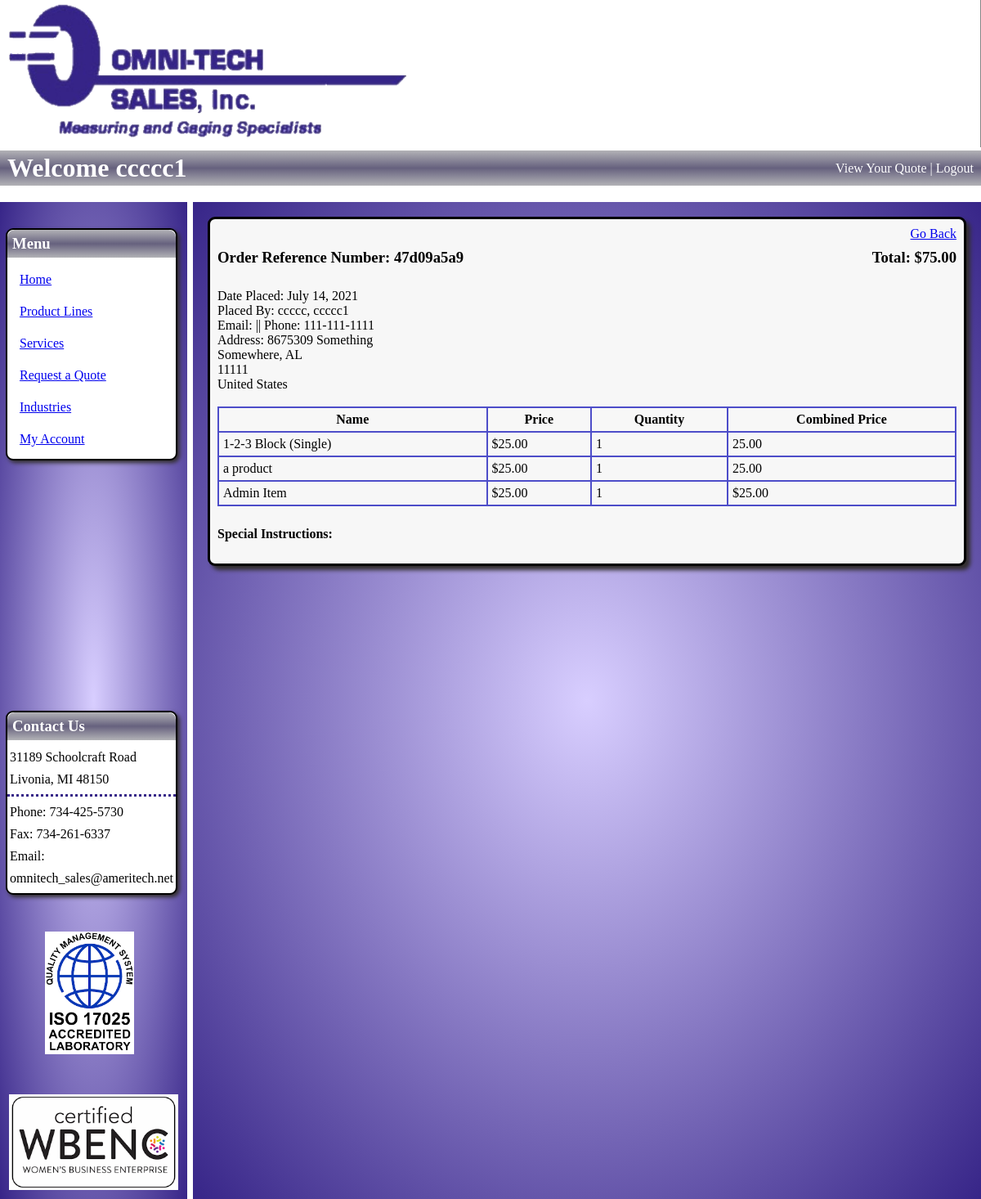
Screenshot of /view_order/15 (signed in) with the database file from the repository.
### imgfield_app/models.py (models this page shows)
class User(models.Model):
    first_name = models.CharField(max_length=45)
    last_name = models.CharField(max_length=60)
    email = models.CharField(max_length=60)
    password = models.CharField(max_length=60)
    security_level = models.IntegerField()
    created_at = models.DateTimeField(auto_now_add=True)
    updated_at = models.DateTimeField(auto_now=True)
    objects = UserManager()

class Order(models.Model):
    ordered_by = models.ForeignKey(
        User,
        related_name="user_orders",
        on_delete=models.CASCADE
    )
    contact_info =  models.ForeignKey(
        ContactInfo,
        related_name="orders",
        on_delete = models.CASCADE,
        null=True, blank=True,
    )
    ref_number = models.CharField(max_length=10)
    total_price = models.DecimalField(decimal_places=2, max_digits=10, null=True, blank=True)
    status = models.CharField(max_length=27)
    special_instructions = models.TextField(null=True, blank=True)
    office_notes = models.TextField(null=True, blank=True)
    created_at = models.DateTimeField(auto_now_add=True)
    updated_at = models.DateTimeField(auto_now=True)
    objects = OrderManager()

class ContactInfo(models.Model):
    user = models.ManyToManyField(
        User,
        related_name="user_contact_infos"
    )
    address_1 = models.CharField(max_length=54)
    address_2 = models.CharField(max_length=54, null=True, blank=True)
    city = models.CharField(max_length=54)
    zip_code = models.IntegerField()
    state = models.CharField(max_length=54)
    country = models.CharField(max_length=54)
    phone = models.CharField(max_length=15)
    created_at = models.DateTimeField(auto_now_add=True)
    updated_at = models.DateTimeField(auto_now=True)
    objects = ContactInfoManager()

class OrderProduct(models.Model):
    product_on_order = models.ForeignKey(
        Product,
        related_name="order_of_product",
        on_delete=models.CASCADE
    )
    order = models.ForeignKey(
        Order,
        related_name="order_product",
        on_delete=models.CASCADE
    )
    quantity = models.IntegerField()
    combined_price = models.DecimalField(decimal_places=2, max_digits=10, null=True, blank=True)
    created_at = models.DateTimeField(auto_now_add=True)
    updated_at = models.DateTimeField(auto_now=True)

class Product(models.Model):
    name = models.CharField(max_length=108)
    part_number = models.CharField(max_length=27)
    manufacturer = models.CharField(max_length=45, null=True, blank= True)
    price = models.DecimalField(decimal_places=2, max_digits=5)
    desc = models.CharField(max_length=189)
    exp_desc = models.TextField(null=True, blank=True)
    quantity_in_stock = models.IntegerField(null=True, blank=True)
    created_at = models.DateTimeField(auto_now_add=True)
    updated_at = models.DateTimeField(auto_now=True)
    objects = ProductManager()

class OrderItem(models.Model):
    item_on_order = models.ForeignKey(
        EnteredItem,
        related_name="order_of_item",
        on_delete=models.CASCADE
    )
    order = models.ForeignKey(
        Order,
        related_name="order_item",
        on_delete=models.CASCADE
    )
    quantity = models.IntegerField()
    combined_price = models.DecimalField(decimal_places=2, max_digits=10, null=True, blank=True)
    created_at = models.DateTimeField(auto_now_add=True)
    updated_at = models.DateTimeField(auto_now=True)

class EnteredItem(models.Model):
    name = models.CharField(max_length=108)
    part_number = models.CharField(max_length=27, null=True, blank= True)
    manufacturer = models.CharField(max_length=45, null=True, blank= True)
    price = models.DecimalField(decimal_places=2, max_digits=10, null=True, blank=True)
    notes = models.TextField(null=True, blank= True)
    created_at = models.DateTimeField(auto_now_add=True)
    updated_at = models.DateTimeField(auto_now=True)
    objects = EnteredItemManager()

class OrderAdminItem(models.Model):
    adminitem_on_order = models.ForeignKey(
        AdminItem,
        related_name="order_of_adminitem",
        on_delete=models.CASCADE
    )
    order = models.ForeignKey(
        Order,
        related_name="order_adminitem",
        on_delete=models.CASCADE
    )
    quantity = models.IntegerField()
    combined_price = models.DecimalField(decimal_places=2, max_digits=10, null=True, blank=True)
    is_discount = models.BooleanField(default=False)
    created_at = models.DateTimeField(auto_now_add=True)
    updated_at = models.DateTimeField(auto_now=True)

class AdminItem(models.Model):
    name = models.CharField(max_length=108)
    part_number = models.CharField(max_length=27, null=True, blank= True)
    manufacturer = models.CharField(max_length=45, null=True, blank= True)
    price = models.DecimalField(decimal_places=2, max_digits=10, null=True, blank=True)
    is_discount = models.BooleanField(default=False)
    notes = models.TextField(null=True, blank= True)
    created_at = models.DateTimeField(auto_now_add=True)
    updated_at = models.DateTimeField(auto_now=True)
    objects = AdminItemManager()

### imgfield_app/views.py (the view)
# urls.py: path('view_order/<int:order_id>', views.view_order),
def view_order(request, order_id):
    if 'user_id' in request.session:
        logged_user = User.objects.get(id=request.session['user_id'])
        order = Order.objects.get(id=order_id)
        if order.ordered_by == logged_user:
            all_orderproducts = OrderProduct.objects.filter(order=order)
            all_orderitems = OrderItem.objects.filter(order=order)
            all_orderadminitems = OrderAdminItem.objects.filter(order=order)
            context = {
                'logged_user': logged_user,
                'order': order,
                'products': all_orderproducts,
                'items': all_orderitems,
                'adminitems': all_orderadminitems,
            }
            return render(request, "view_order.html", context)
        return redirect("/user_account")
    return redirect("/")

### imgfield_app/templates/view_order.html (shortened to what this page needs)
<!DOCTYPE html>
<html lang="en">
<head>
    {% load static %}
    <link rel="stylesheet" href="{% static 'css/main_display.css' %}">
    <link rel="stylesheet" href="{% static 'css/view_quote.css' %}">
</head>
<body>
    <img id="banner" src="{% static 'img/site/OmnitechBannerT.png' %}">
    <div id="header">
        <h1>Welcome {% if logged_user %}{{ logged_user.first_name }}{% endif %}</h1>
        <div id="links">
            {% if 'open_quote' in request.session %}
                <a href="/request_quote">View Your Quote</a>  |
            {% endif %}
            {% if logged_user %}
                <a class="link" href="/signon/logout">Logout</a>
            {% else %}
                <a class="link" href="/signon">Log In/Register</a>
            {% endif %}
        </div>
    </div>
    <div id="content">
        <div id="l_sidebar">
            <div id="menu">
                <h3>Menu</h3>
                <a href="/">Home</a>
                <a href="/product_lines">Product Lines</a>
                <a href="/services/1">Services</a>
                <a href="/request_quote">Request a Quote</a>
                <a href="/industries">Industries</a>
                {% if logged_user %}
                    <a href="/user_account">My Account</a>
                {% endif %}
            </div>
            <div id="contact_us">
                <h3>Contact Us</h3>
                <p>31189 Schoolcraft Road</p>
                <p>Livonia, MI 48150</p>
                <div id="break"></div>
                <p>Phone: 734-425-5730</p>
                <p>Fax: 734-261-6337</p>
                <p>Email:</p>
                <p>omnitech_sales@ameritech.net</p>
            </div>
            <div id="badges">
                <img id="iso_badge" src="{% static 'img/site/iso17025_badge.png' %}">
                <img id="wbenc_badge" src="{% static 'img/site/wbenc_badge.png' %}">
            </div>
        </div>
        <div id="main">
            <div class="display_box">
                <a id="go_back" href="/user_account">Go Back</a>
                <div id="quote_head">
                    <h3>Order Reference Number: {{ order.ref_number }} </h3>
                    <h3 id="total">Total: ${{ order.total_price }}</h3>
                </div>
                <div id="order_info">
                    <p>Date Placed: {{order.created_at.date }}</p>
                    <p>Placed By: {{ order.ordered_by.last_name }}, {{ order.ordered_by.first_name }}</p>
                    <p>Email: {{ order.orderd_by.email }} || Phone: {{ order.contact_info.phone }}</p>
                    <p>Address: {{ order.contact_info.address_1 }}</p>
                    <p id="line3">{{ order.contact_info.city }}, {{ order.contact_info.state }}</p>
                    <p id="line4">{{ order.contact_info.zip_code }}</p>
                    <p id="line5">{{ order.contact_info.country }}</p>
                </div>
                <table>
                    <tr>
                        <th>Name</th>
                        <th>Price</th>
                        <th>Quantity</th>
                        <th>Combined Price</th>
                    </tr>
                    {% for product in products %}
                    <tr>
                        <td>{{ product.product_on_order.name }}</td>
                        <td>${{ product.product_on_order.price }}</td>
                        <td>{{ product.quantity }}</td>
                        <td>{{ product.combined_price }}</td>
                    </tr>
                    {% endfor %}
                    {% for item in items %}
                    <tr>
                        <td>{{ item.item_on_order.name }}</td>
                        <td>${{ item.item_on_order.price }}</td>
                        <td>{{ item.quantity }}</td>
                        <td>{{ item.combined_price }}</td>
                    </tr>
                    {% endfor %}
                    {% for adminitem in adminitems %}
                    <tr>
                        <td>{{ adminitem.adminitem_on_order.name }}</td>
                        <td>${{ adminitem.adminitem_on_order.price }}</td>
                        <td>{{ adminitem.quantity }}</td>
                        {% if adminitem.is_discount%}
                            <td class="green">-${{ adminitem.combined_price }}</td>
                        {%else%}
                            <td>${{ adminitem.combined_price }}</td>
                        {% endif %}
                    </tr>
                    {% endfor %}
                </table>
                <div id="special_instructions">
                    <h4>Special Instructions: </h4>
                </div>
            </div>
        </div>
    </div>
</body>
</html>

### imgfield_app/static/css/main_display.css (style rules this page uses)
* { margin: 0; padding: 0; }
#banner { width: 100%; height: 180px; }
#header { display: flex; margin-bottom: 20px; background-image: linear-gradient(#b2b2b6, #66617e, #b2b2b6); color: white; padding: 3px 9px; }
#header h1 { flex: 7; }
#links { text-align: right; padding-top: 10px; }
#links a { text-decoration: none; color: white; margin-bottom: 5px; }
#content { display: flex; }
#l_sidebar { flex: 2; background-image: radial-gradient(#d8ceff, #372588); padding: 7px; margin-right: 7px; }
#l_sidebar h3 { background-image: linear-gradient(#b2b2b6, #66617e, #b2b2b6); color: white; padding: 6px; margin-bottom: 12px; border-radius: 9px 9px 0px 0px; }
#menu, #contact_us { background-color: white; border-radius: 9px; border: 2px solid black; box-shadow: 3px 3px 5px rgb(51, 47, 47); margin-right: 5px; }
#menu { margin-top: 25px; }
#menu a { display: block; margin: 0px 9px 9px 9px; padding: 6px; border-radius: 3px; }
#contact_us { margin-top: 306px; }
#contact_us p { margin-bottom: 9px; padding: 0px 3px; }
#break { border-top: 3px dotted #372588; margin: 4px 0px 10px 0px; }
#badges { text-align: center; }
#iso_badge { height: 150px; margin-top: 45px; margin-right: 10px; }
#wbenc_badge { width: 207px; margin-top: 45px; }
#main { flex: 10; background-image: radial-gradient(#d8ceff, #372588); padding: 18px; }
h3 { margin-bottom: 18px; }
.display_box { background-color: #F7F7F7; border-radius: 9px; border: 3px solid black; box-shadow: 5px 5px 5px rgb(51, 47, 47); padding: 9px; }

### imgfield_app/static/css/view_quote.css (style rules this page uses)
#go_back { display: block; text-align: right; margin-bottom: 9px; }
#quote_head { display: flex; margin-bottom: 9px; }
#quote_head h3 { flex: 1; }
#total { text-align: right; }
#order_info { margin-bottom: 18px; }
table { width: 100%; border-collapse: collapse; margin-bottom: 25px; }
table, th, td { border: 2px solid rgb(77, 77, 201) }
th, td { padding: 5px; }
th { text-align: center; }
#special_instructions { margin-bottom: 18px; }

### rows the page displays
User: first_name "ccccc1"
Order: ref_number "47d09a5a9", total_price "75.00", created_at "July 14, 2021", ordered_by.last_name "ccccc", ordered_by.first_name "ccccc1", contact_info.phone "111-111-1111", contact_info.address_1 "8675309 Something", contact_info.city "Somewhere", contact_info.state "AL", contact_info.zip_code "11111", contact_info.country "United States"
OrderProduct: product_on_order.name "1-2-3 Block (Single)", product_on_order.price "25.00", quantity "1", combined_price "25.00"
OrderItem: item_on_order.name "a product", item_on_order.price "25.00", quantity "1", combined_price "25.00"
OrderAdminItem: adminitem_on_order.name "Admin Item", adminitem_on_order.price "25.00", quantity "1", combined_price "25.00"
